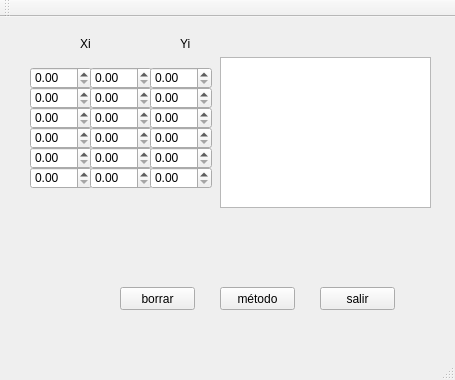
<?xml version="1.0" encoding="UTF-8"?>
<ui version="4.0">
 <class>MainWindow</class>
 <widget class="QMainWindow" name="MainWindow">
  <property name="geometry">
   <rect>
    <x>0</x>
    <y>0</y>
    <width>455</width>
    <height>380</height>
   </rect>
  </property>
  <property name="windowTitle">
   <string>MainWindow</string>
  </property>
  <widget class="QWidget" name="centralWidget">
   <widget class="QPushButton" name="borrar">
    <property name="geometry">
     <rect>
      <x>120</x>
      <y>270</y>
      <width>75</width>
      <height>23</height>
     </rect>
    </property>
    <property name="text">
     <string>borrar</string>
    </property>
   </widget>
   <widget class="QPushButton" name="metodo">
    <property name="geometry">
     <rect>
      <x>220</x>
      <y>270</y>
      <width>75</width>
      <height>23</height>
     </rect>
    </property>
    <property name="text">
     <string>método</string>
    </property>
   </widget>
   <widget class="QPushButton" name="salir">
    <property name="geometry">
     <rect>
      <x>320</x>
      <y>270</y>
      <width>75</width>
      <height>23</height>
     </rect>
    </property>
    <property name="text">
     <string>salir</string>
    </property>
   </widget>
   <widget class="QTextEdit" name="text">
    <property name="geometry">
     <rect>
      <x>220</x>
      <y>40</y>
      <width>211</width>
      <height>151</height>
     </rect>
    </property>
   </widget>
   <widget class="QLabel" name="label">
    <property name="geometry">
     <rect>
      <x>80</x>
      <y>20</y>
      <width>47</width>
      <height>13</height>
     </rect>
    </property>
    <property name="text">
     <string>Xi</string>
    </property>
   </widget>
   <widget class="QLabel" name="label_2">
    <property name="geometry">
     <rect>
      <x>180</x>
      <y>20</y>
      <width>47</width>
      <height>13</height>
     </rect>
    </property>
    <property name="text">
     <string>Yi</string>
    </property>
   </widget>
   <widget class="QDoubleSpinBox" name="x1">
    <property name="geometry">
     <rect>
      <x>30</x>
      <y>50</y>
      <width>62</width>
      <height>22</height>
     </rect>
    </property>
   </widget>
   <widget class="QDoubleSpinBox" name="x2">
    <property name="geometry">
     <rect>
      <x>30</x>
      <y>70</y>
      <width>62</width>
      <height>22</height>
     </rect>
    </property>
   </widget>
   <widget class="QDoubleSpinBox" name="x3">
    <property name="geometry">
     <rect>
      <x>30</x>
      <y>90</y>
      <width>62</width>
      <height>22</height>
     </rect>
    </property>
   </widget>
   <widget class="QDoubleSpinBox" name="x4">
    <property name="geometry">
     <rect>
      <x>30</x>
      <y>110</y>
      <width>62</width>
      <height>22</height>
     </rect>
    </property>
   </widget>
   <widget class="QDoubleSpinBox" name="x5">
    <property name="geometry">
     <rect>
      <x>30</x>
      <y>130</y>
      <width>62</width>
      <height>22</height>
     </rect>
    </property>
   </widget>
   <widget class="QDoubleSpinBox" name="x6">
    <property name="geometry">
     <rect>
      <x>30</x>
      <y>150</y>
      <width>62</width>
      <height>22</height>
     </rect>
    </property>
   </widget>
   <widget class="QDoubleSpinBox" name="x1_2">
    <property name="geometry">
     <rect>
      <x>90</x>
      <y>50</y>
      <width>62</width>
      <height>22</height>
     </rect>
    </property>
   </widget>
   <widget class="QDoubleSpinBox" name="x2_2">
    <property name="geometry">
     <rect>
      <x>90</x>
      <y>70</y>
      <width>62</width>
      <height>22</height>
     </rect>
    </property>
   </widget>
   <widget class="QDoubleSpinBox" name="x3_2">
    <property name="geometry">
     <rect>
      <x>90</x>
      <y>90</y>
      <width>62</width>
      <height>22</height>
     </rect>
    </property>
   </widget>
   <widget class="QDoubleSpinBox" name="x4_2">
    <property name="geometry">
     <rect>
      <x>90</x>
      <y>110</y>
      <width>62</width>
      <height>22</height>
     </rect>
    </property>
   </widget>
   <widget class="QDoubleSpinBox" name="x5_2">
    <property name="geometry">
     <rect>
      <x>90</x>
      <y>130</y>
      <width>62</width>
      <height>22</height>
     </rect>
    </property>
   </widget>
   <widget class="QDoubleSpinBox" name="x6_2">
    <property name="geometry">
     <rect>
      <x>90</x>
      <y>150</y>
      <width>62</width>
      <height>22</height>
     </rect>
    </property>
   </widget>
   <widget class="QDoubleSpinBox" name="y1">
    <property name="geometry">
     <rect>
      <x>150</x>
      <y>50</y>
      <width>62</width>
      <height>22</height>
     </rect>
    </property>
   </widget>
   <widget class="QDoubleSpinBox" name="y2">
    <property name="geometry">
     <rect>
      <x>150</x>
      <y>70</y>
      <width>62</width>
      <height>22</height>
     </rect>
    </property>
   </widget>
   <widget class="QDoubleSpinBox" name="y3">
    <property name="geometry">
     <rect>
      <x>150</x>
      <y>90</y>
      <width>62</width>
      <height>22</height>
     </rect>
    </property>
   </widget>
   <widget class="QDoubleSpinBox" name="y4">
    <property name="geometry">
     <rect>
      <x>150</x>
      <y>110</y>
      <width>62</width>
      <height>22</height>
     </rect>
    </property>
   </widget>
   <widget class="QDoubleSpinBox" name="y5">
    <property name="geometry">
     <rect>
      <x>150</x>
      <y>130</y>
      <width>62</width>
      <height>22</height>
     </rect>
    </property>
   </widget>
   <widget class="QDoubleSpinBox" name="y6">
    <property name="geometry">
     <rect>
      <x>150</x>
      <y>150</y>
      <width>62</width>
      <height>22</height>
     </rect>
    </property>
   </widget>
  </widget>
  <widget class="QMenuBar" name="menuBar">
   <property name="geometry">
    <rect>
     <x>0</x>
     <y>0</y>
     <width>455</width>
     <height>21</height>
    </rect>
   </property>
  </widget>
  <widget class="QToolBar" name="mainToolBar">
   <attribute name="toolBarArea">
    <enum>TopToolBarArea</enum>
   </attribute>
   <attribute name="toolBarBreak">
    <bool>false</bool>
   </attribute>
  </widget>
  <widget class="QStatusBar" name="statusBar"/>
 </widget>
 <layoutdefault spacing="6" margin="11"/>
 <resources/>
 <connections/>
</ui>
